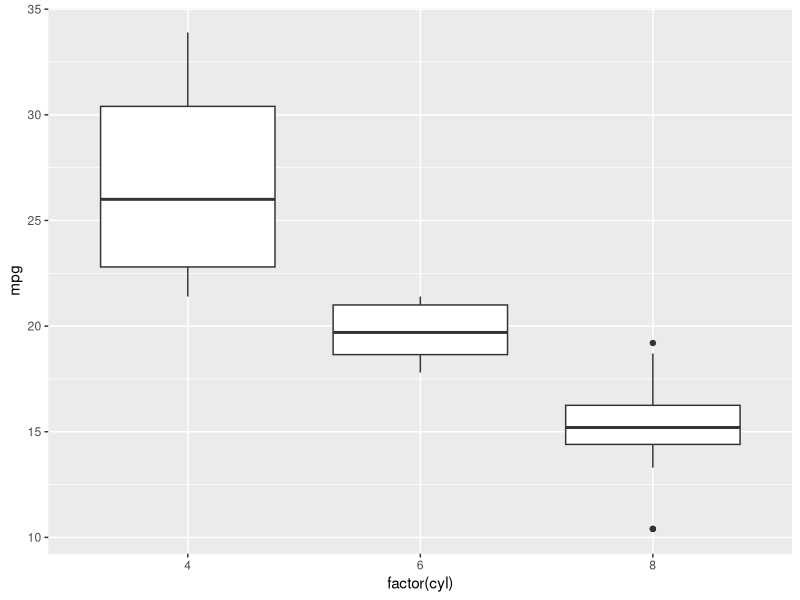
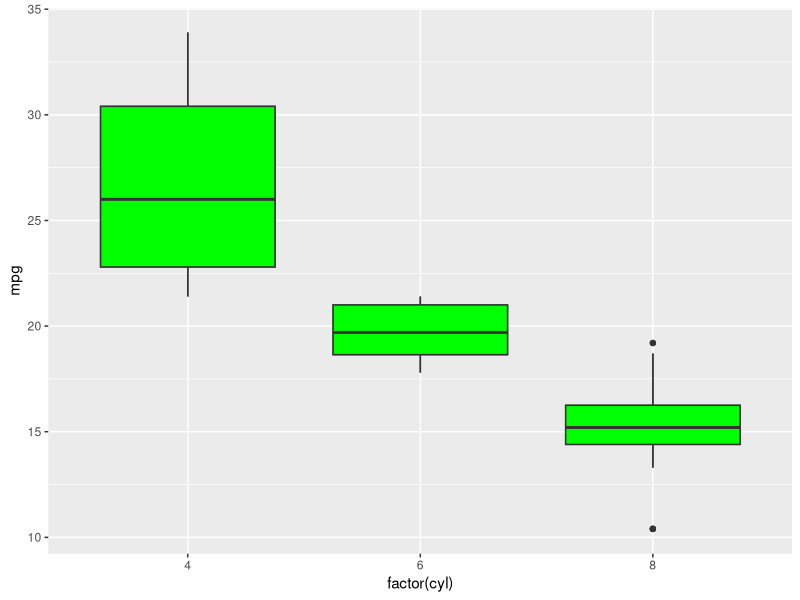
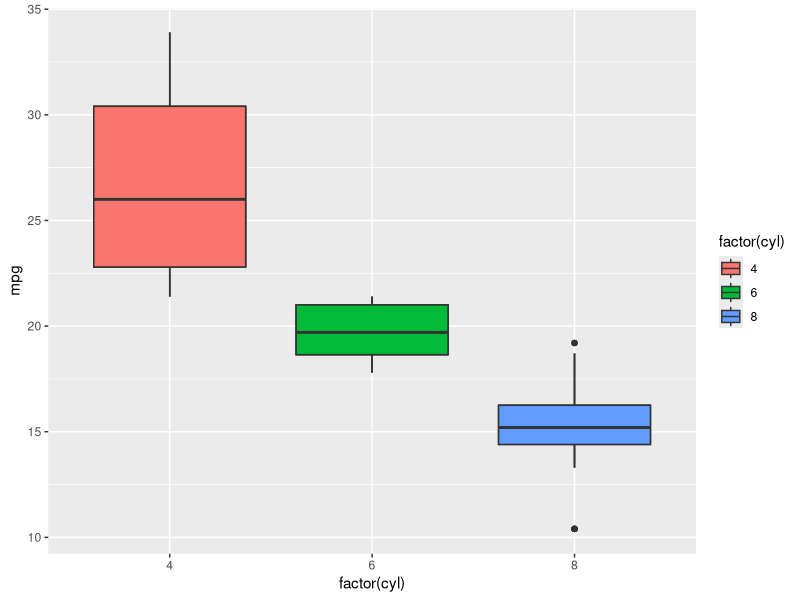
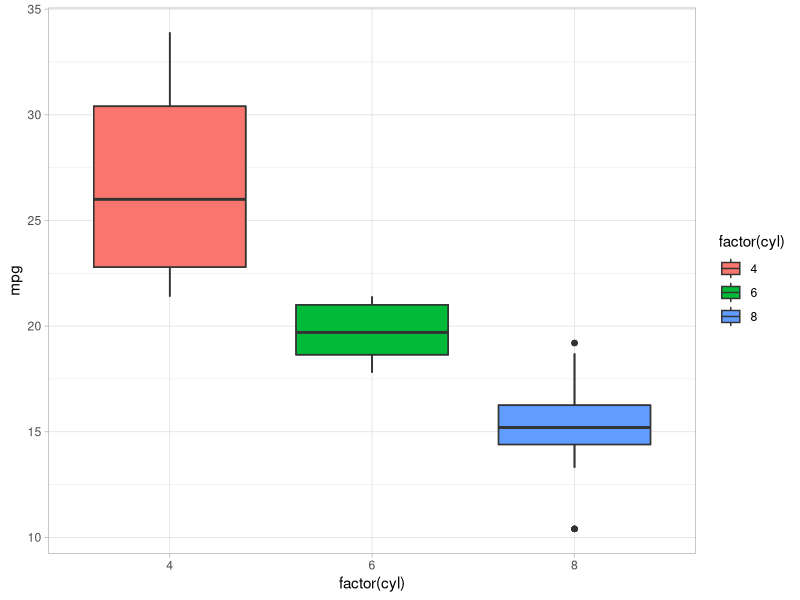

Reproduce these figures in R, in order.
# Boxplots sirve para representar graficamente una serie de datos numericos a traves de sus cuartiles

library(ggplot2)

data <- mtcars

graphic_ <- ggplot(data, aes(x=factor(cyl), y=mpg)) #factor usara la columna con 3 categorías sin repetirse

graphic_ <- graphic_ + geom_boxplot()

print(graphic_)

graphic_ <- graphic_ + geom_boxplot(fill="green")

print(graphic_)

graphic_ <- graphic_ + geom_boxplot(aes(fill=factor(cyl)))

print(graphic_)

graphic_ <- graphic_ + theme_light() #Cambiar el tema

print(graphic_)
